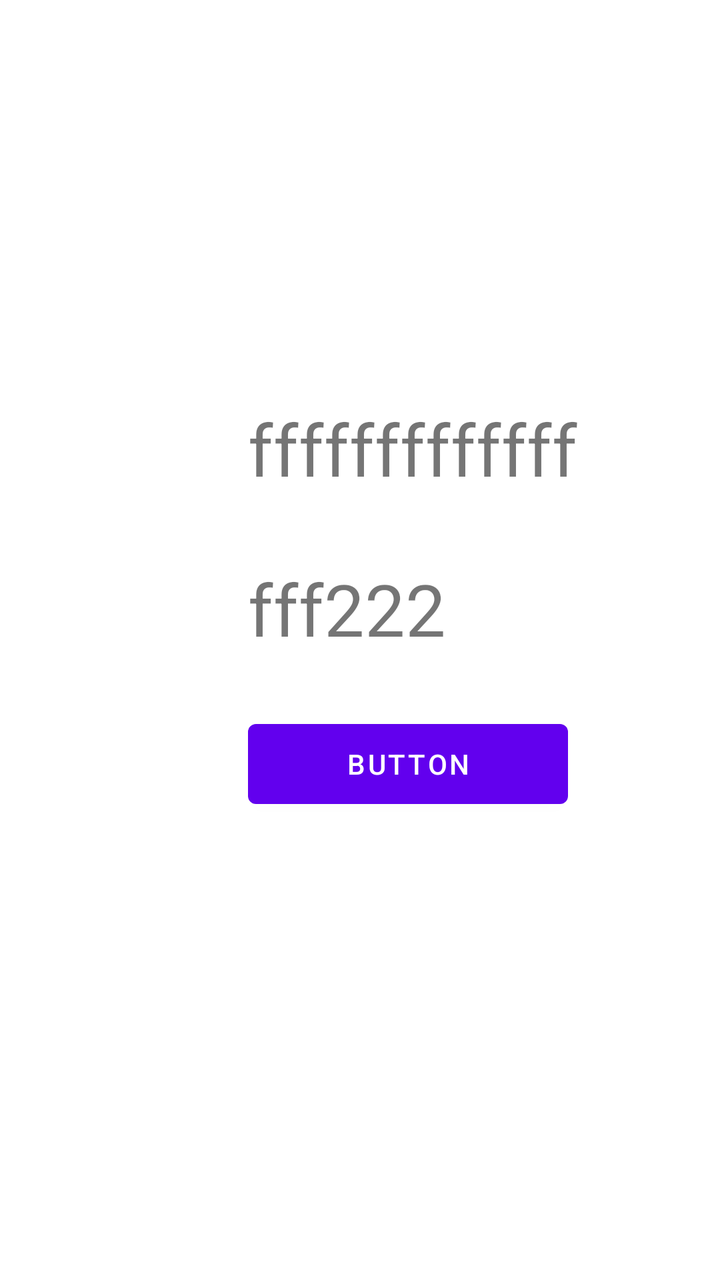
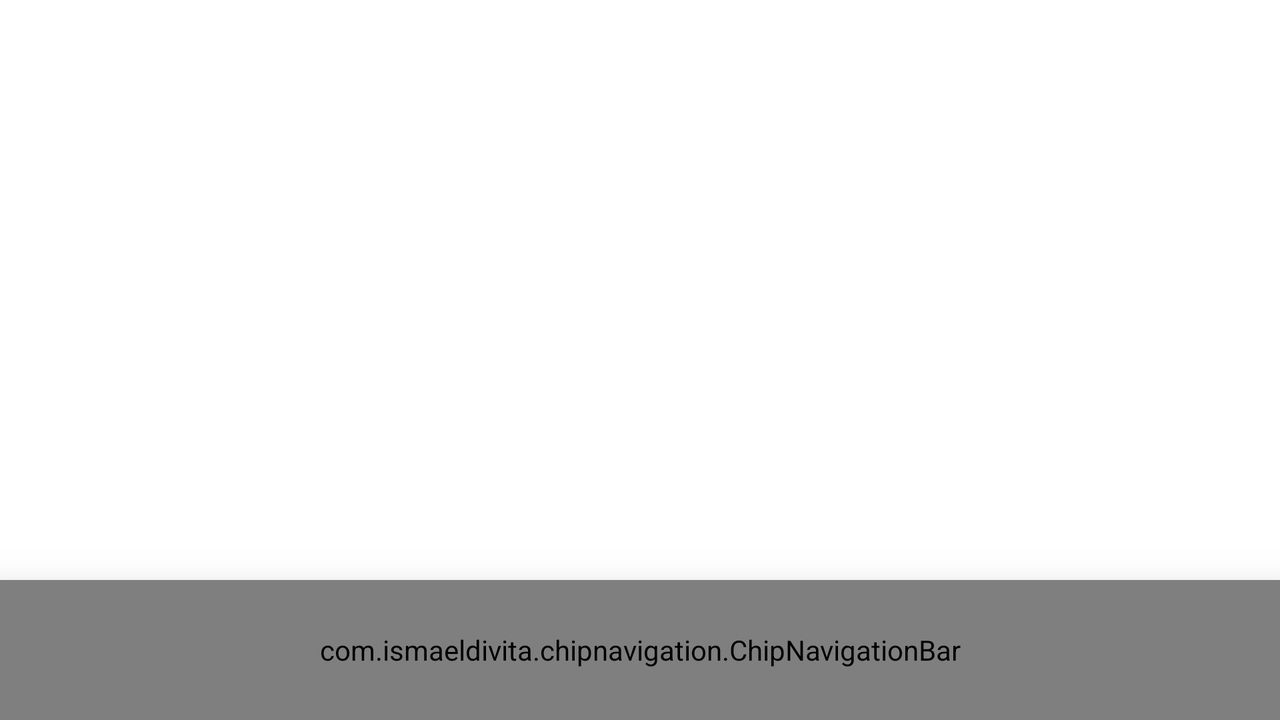

Compare how this app lays out the same screen by default and in its alternative resource folder. The renders come first, then the two layout files and the values they reference.
<!-- AndroidManifest.xml: application theme AppTheme -->
<!-- res/layout/activity_main.xml -->
<?xml version="1.0" encoding="utf-8"?>
<androidx.constraintlayout.widget.ConstraintLayout xmlns:android="http://schemas.android.com/apk/res/android"
    xmlns:app="http://schemas.android.com/apk/res-auto"
    xmlns:tools="http://schemas.android.com/tools"
    android:layout_width="match_parent"
    android:layout_height="match_parent"
    tools:context=".MainActivity">

    <Button
        android:id="@+id/btn_click"
        android:layout_width="160dp"
        android:layout_height="52dp"
        android:layout_marginStart="124dp"
        android:layout_marginBottom="232dp"
        android:text="Button"
        app:layout_constraintBottom_toBottomOf="parent"
        app:layout_constraintStart_toStartOf="parent" />

    <TextView
        android:id="@+id/Text1"
        android:layout_width="wrap_content"
        android:layout_height="wrap_content"
        android:layout_marginStart="124dp"
        android:layout_marginLeft="124dp"
        android:layout_marginTop="200dp"
        android:text="fffffffffffff"
        android:textSize="36sp"
        app:layout_constraintStart_toStartOf="parent"
        app:layout_constraintTop_toTopOf="parent" />

    <TextView
        android:id="@+id/Text2"
        android:layout_width="wrap_content"
        android:layout_height="wrap_content"
        android:layout_marginStart="124dp"
        android:layout_marginLeft="124dp"
        android:layout_marginTop="280dp"
        android:text="fff222"
        android:textSize="36sp"
        app:layout_constraintStart_toStartOf="parent"
        app:layout_constraintTop_toTopOf="parent" />
</androidx.constraintlayout.widget.ConstraintLayout>
<!-- resources referenced by this layout -->
<resources>
  <style name="AppTheme" parent="Theme.MaterialComponents.Light.NoActionBar" />
</resources>
<!-- res/layout-land/activity_main.xml (the repository's variant of the layout above) -->
<!-- drawn on the phone turned sideways -->
<?xml version="1.0" encoding="utf-8"?>
<androidx.constraintlayout.widget.ConstraintLayout xmlns:android="http://schemas.android.com/apk/res/android"
    xmlns:app="http://schemas.android.com/apk/res-auto"
    xmlns:tools="http://schemas.android.com/tools"
    android:layout_width="match_parent"
    android:layout_height="match_parent">


    <com.ismaeldivita.chipnavigation.ChipNavigationBar
        android:id="@+id/tabbar"
        android:layout_width="match_parent"
        android:layout_height="70dp"
        android:layout_gravity="center"
        android:background="@drawable/bottom_shap_navigation"
        android:elevation="16dp"
        app:cnb_menuResource="@menu/buttonbar_memu"
        app:layout_constraintBottom_toBottomOf="parent"
        app:layout_constraintEnd_toEndOf="parent"
        app:layout_constraintStart_toStartOf="parent" />

    <ImageView
        android:id="@+id/imageView"
        android:layout_width="295dp"
        android:layout_height="296dp"
        android:layout_marginStart="108dp"
        android:layout_marginTop="24dp"
        android:layout_marginEnd="85dp"
        android:layout_marginBottom="21dp"
        android:background="@drawable/mainpicture"
        app:layout_constraintBottom_toTopOf="@+id/tabbar"
        app:layout_constraintEnd_toEndOf="parent"
        app:layout_constraintHorizontal_bias="0.519"
        app:layout_constraintStart_toStartOf="parent"
        app:layout_constraintTop_toTopOf="parent" />

</androidx.constraintlayout.widget.ConstraintLayout>
<!-- resources referenced by the variant -->
<!-- as the phone turned sideways resolves them -->
<resources>
  <!-- drawable bottom_shap_navigation (drawable) -->
  <?xml version="1.0" encoding="utf-8"?>
  <shape xmlns:android="http://schemas.android.com/apk/res/android"
      android:shape="rectangle">
  
      <corners
          android:topLeftRadius="20dip"
          android:topRightRadius="20dip"
          android:bottomLeftRadius="10dip"
          android:bottomRightRadius="10dip"/>
      <padding
          android:bottom="7dp"
          android:left="10dp"
          android:right="10dp"
          android:top="7dp"/>
  
      <solid android:color="@color/white"/>
  
  </shape>
  <style name="AppTheme" parent="Theme.MaterialComponents.Light.NoActionBar" />
  <color name="white">#FFFFFFFF</color>
</resources>
